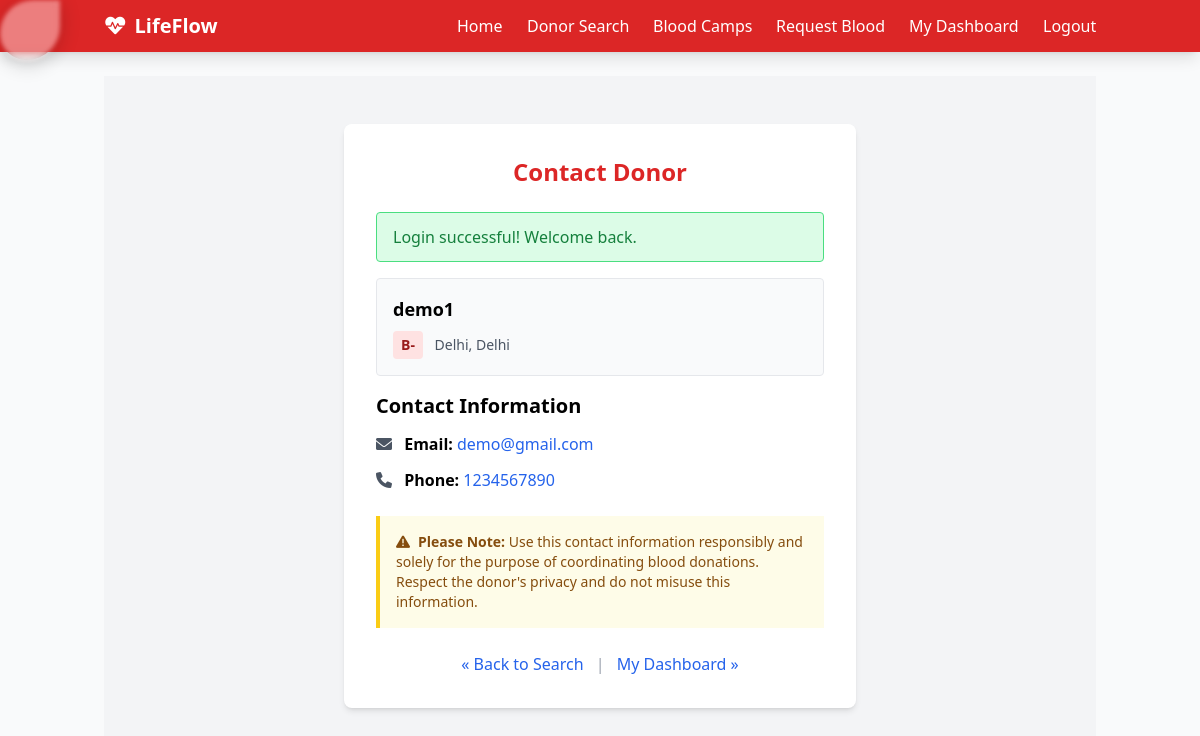
/contact_donor.php?id=2 (signed in), run on the app's committed database.
### tables this page shows
CREATE TABLE `users` (
  `id` int NOT NULL,
  `name` varchar(100) DEFAULT NULL,
  `email` varchar(100) DEFAULT NULL,
  `password` varchar(255) DEFAULT NULL,
  `phone` varchar(20) DEFAULT NULL,
  `age` int DEFAULT NULL,
  `blood_group` varchar(5) DEFAULT NULL,
  `city` varchar(100) DEFAULT NULL,
  `state` varchar(100) DEFAULT NULL,
  `last_donation_date` date DEFAULT NULL,
  `created_at` timestamp NULL DEFAULT CURRENT_TIMESTAMP
);

### contact_donor.php (the view, shortened to what this page needs)
<?php
include_once 'includes/header.php';
include_once 'includes/auth.php';
$target_donor_id = isset($_GET['id']) ? intval($_GET['id']) : 0;
$donor_details = null;
$error_message = '';
if ($target_donor_id <= 0) {
    $error_message = "Invalid donor ID specified.";
} else {
    $query = "SELECT name, email, phone, city, state, blood_group FROM users WHERE id = ?";
    $stmt = $conn->prepare($query);
    if ($stmt === false) {
        error_log("Failed to prepare statement: " . $conn->error);
        $error_message = "An error occurred while fetching donor details.";
    } else {
        $stmt->bind_param("i", $target_donor_id);
        if (!$stmt->execute()) {
            error_log("Failed to execute statement: " . $stmt->error);
            $error_message = "An error occurred while fetching donor details.";
        } else {
            $result = $stmt->get_result();
            if ($result->num_rows === 1) {
                $donor_details = $result->fetch_assoc();
            } else {
                $error_message = "Donor not found or you do not have permission to view details.";
            }
        }
    }
}
?>
<div class="bg-gray-100 min-h-screen py-12">
    <div class="container mx-auto px-4">
        <div class="max-w-lg mx-auto bg-white p-8 rounded-lg shadow-md">
            <h1 class="text-2xl font-bold text-center text-red-600 mb-6">Contact Donor</h1>
            <?php echo display_alerts();  ?>
            <?php if (!empty($error_message)): ?>
                <div class="bg-red-100 border border-red-400 text-red-700 px-4 py-3 rounded relative mb-4" role="alert">
                    <span class="block sm:inline"><?php echo htmlspecialchars($error_message); ?></span>
                </div>
                <div class="text-center mt-4">
                    <a href="search.php" class="text-blue-600 hover:underline">« Back to Search</a>
                </div>
            <?php elseif ($donor_details): ?>
                <div class="mb-4 p-4 border rounded bg-gray-50">
                    <p class="text-lg font-semibold mb-2"><?php echo htmlspecialchars($donor_details['name']); ?></p>
                    <p class="text-sm text-gray-600">
                        <span class="inline-block bg-red-100 text-red-800 px-2 py-1 rounded font-semibold mr-2">
                            <?php echo htmlspecialchars($donor_details['blood_group']); ?>
                        </span>
                        <?php echo htmlspecialchars($donor_details['city']); ?>, <?php echo htmlspecialchars($donor_details['state']); ?>
                    </p>
                </div>
                <h2 class="text-xl font-semibold mb-3">Contact Information</h2>
                <div class="space-y-3 mb-6">
                    <p>
                       <i class="fas fa-envelope text-gray-600 mr-2"></i>
                       <strong>Email:</strong>
                       <a href="mailto:<?php echo htmlspecialchars($donor_details['email']); ?>" class="text-blue-600 hover:underline"><?php echo htmlspecialchars($donor_details['email']); ?></a>
                    </p>
                    <p>
                       <i class="fas fa-phone text-gray-600 mr-2"></i>
                       <strong>Phone:</strong>
                       <a href="tel:<?php echo htmlspecialchars($donor_details['phone']); ?>" class="text-blue-600 hover:underline"><?php echo htmlspecialchars($donor_details['phone']); ?></a>
                    </p>
                </div>
                <div class="bg-yellow-50 border-l-4 border-yellow-400 p-4 mb-6 text-sm text-yellow-800">
                    <p><i class="fas fa-exclamation-triangle mr-2"></i><strong>Please Note:</strong> Use this contact information responsibly and solely for the purpose of coordinating blood donations. Respect the donor's privacy and do not misuse this information.</p>
                </div>
                <div class="text-center mt-6">
                    <a href="search.php" class="text-blue-600 hover:underline">« Back to Search</a>
                    <span class="mx-2 text-gray-400">|</span>
                    <a href="dashboard/donor.php" class="text-blue-600 hover:underline">My Dashboard »</a>
                </div>
            <?php endif; ?>
        </div>
    </div>
</div>
<?php include_once 'includes/footer.php'; ?>

### assets/styles.css (style rules this page uses)
* { animation: perspec 0.4s ease forwards; }

### data on the page
users: name "demo1", blood_group "B-", city "Delhi", state "Delhi", email "demo@gmail.com", phone "1234567890"

### other printed values
$_SESSION['success'] "Login successful! Welcome back."
